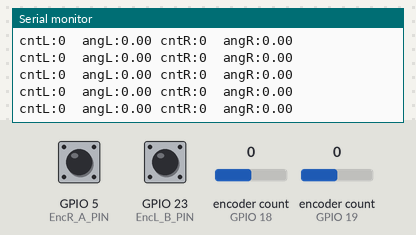
Recording of a sketch running on a simulated ESP32. Parts: the last lines printed to the serial monitor. The inputs (shaded band) are chosen by the test bench; at power-on: encoder count (sensors on GPIO 18, GPIO 19) 0, GPIO 5 (EncR_A_PIN) HIGH, GPIO 23 (EncL_B_PIN) HIGH.

Above: at 1.2 s.
1.3 s: encoder count (sensor on GPIO 18) set to 1
At 1.31 s:
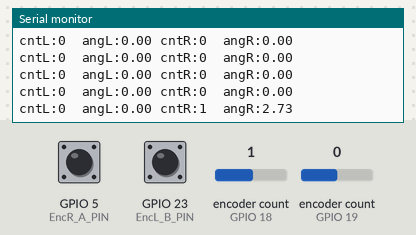
2.8 s: encoder count (sensor on GPIO 19) set to 1
At 2.82 s:
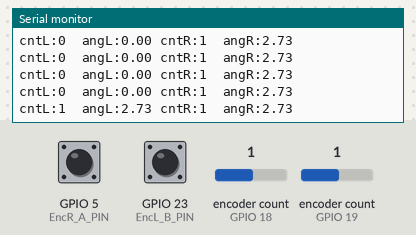
4.3 s: encoder count (sensor on GPIO 18) set to 2
At 4.32 s:
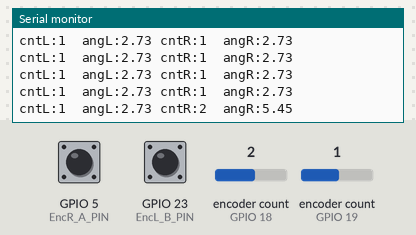
5.8 s: encoder count (sensor on GPIO 19) set to 2
At 5.83 s:
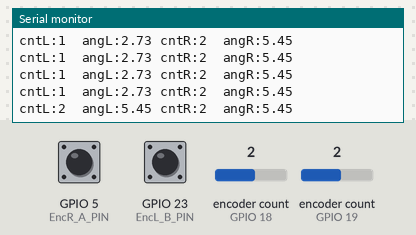
Timing chart, 0 to 8.3 s (numbered marks = the images above; inputs shaded):
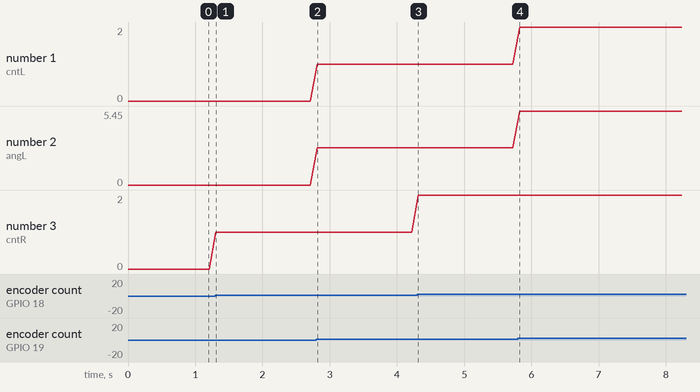

The sketch:

Prog_wheelAngle_encoder2_func.ino
```cpp
/* -----------------------------------------------------------------------------------
 *   *  Prog_wheelAngle_encoder1_func.ino:
 *  ESP32_DevKitC_ver4で２相エンコーダをカウントする基本プログラム
 *  pololuのエンコーダ付きDS-16413-DG01D-Eで確認済み。
 *  DIOに外部interrupt機能を使って、2個のエンコーダを位相係数モードでカウント
 *  RotaryEncoderのライブラリが必要(library管理からインストール）
 *  2020.03.23 by jeong
--------------------------------------------------------------------------------------*/

#include <RotaryEncoder.h>  //エンコーダを使うためのライブラリのインクルード

#define EncL_A_PIN 19   // 左車輪用Encoder A相入力ピン
#define EncL_B_PIN 23   // 左車輪用Encoder B相入力ピン　
#define EncR_A_PIN 5    // 右車輪用Encoder A相入力ピン
#define EncR_B_PIN 18   // 右車輪用Encoder B相入力ピン
#define Cnt2Ang    360./132.  //カウンター値を角度に変換 角度= CNT*(360度/1回転時のカウンター値）

//--【Encoder classの宣言】
RotaryEncoder encoderL(EncL_A_PIN, EncL_B_PIN);   //IO19とIO23を左車輪カウンター入力用として設定
RotaryEncoder encoderR(EncR_B_PIN, EncR_A_PIN);   //IO5とIO18を右車輪　　”　（左車輪と逆方向）

//--【 Encoder外部割込みサービスの呼び出し】
void IRAM_ATTR ISR() {
   encoderL.tick();               //左車輪用エンコーダの状態を確認
 　encoderR.tick();               //右車輪用エンコーダの状態を確認
}

//--Setup関数：ピンの機能を使うためのいろんな初期設定を行う
void setup() {

 //確認用serial monitor通信設定
  Serial.begin(9600);

 //--【Encoder用pinを外部interruptに設定】
  attachInterrupt(EncL_A_PIN,ISR,CHANGE);   //IO19番ピンを外部割込み用として設定
  attachInterrupt(EncL_B_PIN,ISR,CHANGE);   //IO23番ピンを外部割込み用として設定
  attachInterrupt(EncR_A_PIN,ISR,CHANGE);   //IO5番ピンを外部割込み用として設定
  attachInterrupt(EncR_B_PIN,ISR,CHANGE);   //IO18番ピンを外部割込み用として設定
}


//--- プログラムループ(繰り返し実行)
void loop() {

  //--【counter値の読み込み】
  int newCntL = encoderL.getPosition();  //左車輪のカウンター値を読み込む
  int newCntR = encoderR.getPosition();  //左車輪のカウンター値を読み込む

  //--【counter値を角度に車輪の角度に換算】
  float newAngL = newCntL*Cnt2Ang;       //左車輪の角度を計算
  float newAngR = newCntR*Cnt2Ang;       //左車輪の角度を計算

  //--【counter値と車輪角度を表示」
  Serial.print("cntL:");  Serial.print(newCntL);
  Serial.print("  angL:");  Serial.print(newAngL);
  Serial.print("　cntR:");  Serial.print(newCntR);
  Serial.print("  angR:");  Serial.print(newAngR);
  Serial.println();

  delay(100);
 }
```

Measured:
- after the input at 1.3 s, the serial monitor: prints a new line at once (image 1)
- after the input at 2.8 s, the serial monitor: prints a new line at once (image 2)
- after the input at 4.3 s, the serial monitor: prints a new line at once (image 3)
- after the input at 5.8 s, the serial monitor: prints a new line at once (image 4)
- plotted number 3: 0 → 1 after the input at 1.3 s, 1 → 2 after the input at 4.3 s
